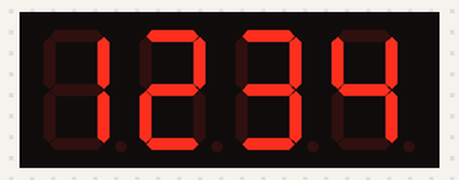
The sketch below on a simulated Arduino Uno, built with avr-gcc and run on an emulated ATmega328P. Parts: 4-digit seven-segment display.

Above: at 0.1 s.
At 1.1 s:
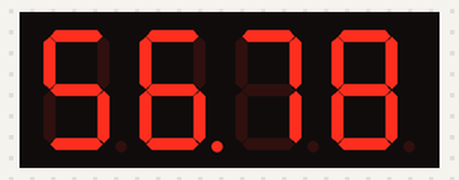
At 2.1 s:
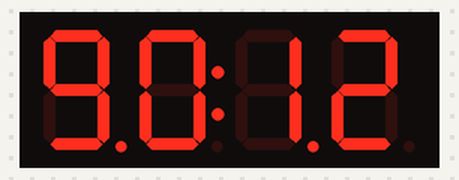
At 3.46 s:
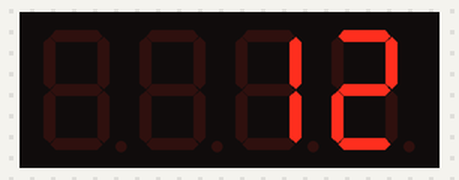
At 4.67 s:
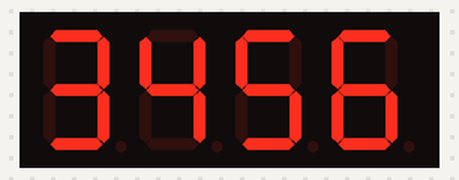
At 7.0 s:
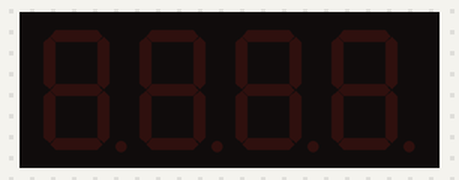

Measured:
- by itself, everything shown: repeats every 8.9 s, in 17 steps
- what the display in image 1 shows lasts 1.0 s, from 1.0 s to 2.0 s
- what the display in image 5 shows lasts 2.0 s, from 6.9 s to 8.9 s

The sketch:

L0174_Arduino.ino
```cpp
#include <Wire.h>
#include <Adafruit_GFX.h>
#include "Adafruit_LEDBackpack.h"

Adafruit_7segment matrix = Adafruit_7segment();

void setup() {
  matrix.begin(0x70);
}

void loop() {

  // แสดงแบบตัวเลขจำนวนเต็ม
  matrix.print(1234, DEC);
  matrix.writeDisplay();
  delay(1000);

  // แสดงแบบตัวเลขทศนิยม
  matrix.print(56.78);
  matrix.writeDisplay();
  delay(1000);

  // แสดงทีละหลัก แสดงจุดทศนิยม และ วาดจุด :
  matrix.writeDigitNum(0, 9, true); // true คือการเพิ่มจุดทศนิยมที่หลังตัวเลข
  matrix.writeDigitNum(1, 0, false); // false คือไม่ต้องใส่จุดทศนิยมที่หลังตัวเลข
  matrix.drawColon(true); // สำหรับเพิ่มจุดโคลอน ถ้าไม่ต้องการสามารถลบออกได้
  matrix.writeDigitNum(3, 1, true);
  matrix.writeDigitNum(4, 2, false);
  matrix.writeDisplay();
  delay(1000);
  matrix.clear();

  // แสดงตัวเลขเลื่อน
  matrix.writeDigitNum(4, 1, false);
  matrix.writeDisplay();
  delay(300);

  matrix.writeDigitNum(3, 1, false);
  matrix.writeDigitNum(4, 2, false);
  matrix.writeDisplay();
  delay(300);

  matrix.writeDigitNum(1, 1, false);
  matrix.writeDigitNum(3, 2, false);
  matrix.writeDigitNum(4, 3, false);
  matrix.writeDisplay();
  delay(300);

  matrix.writeDigitNum(0, 1, false);
  matrix.writeDigitNum(1, 2, false);
  matrix.writeDigitNum(3, 3, false);
  matrix.writeDigitNum(4, 4, false);
  matrix.writeDisplay();
  delay(300);

  matrix.writeDigitNum(0, 2, false);
  matrix.writeDigitNum(1, 3, false);
  matrix.writeDigitNum(3, 4, false);
  matrix.writeDigitNum(4, 5, false);
  matrix.writeDisplay();
  delay(300);

  matrix.writeDigitNum(0, 3, false);
  matrix.writeDigitNum(1, 4, false);
  matrix.writeDigitNum(3, 5, false);
  matrix.writeDigitNum(4, 6, false);
  matrix.writeDisplay();
  delay(300);

  matrix.writeDigitNum(0, 4, false);
  matrix.writeDigitNum(1, 5, false);
  matrix.writeDigitNum(3, 6, false);
  matrix.writeDigitNum(4, 7, false);
  matrix.writeDisplay();
  delay(300);

  matrix.writeDigitNum(0, 5, false);
  matrix.writeDigitNum(1, 6, false);
  matrix.writeDigitNum(3, 7, false);
  matrix.writeDigitNum(4, 8, false);
  matrix.writeDisplay();
  delay(300);

  matrix.writeDigitNum(0, 6, false);
  matrix.writeDigitNum(1, 7, false);
  matrix.writeDigitNum(3, 8, false);
  matrix.writeDigitNum(4, 9, false);
  matrix.writeDisplay();
  delay(300);

  matrix.writeDigitNum(0, 7, false);
  matrix.writeDigitNum(1, 8, false);
  matrix.writeDigitNum(3, 9, false);
  matrix.writeDigitNum(4, 0, false);
  matrix.writeDisplay();
  delay(300);
  matrix.clear();

  matrix.writeDigitNum(0, 8, false);
  matrix.writeDigitNum(1, 9, false);
  matrix.writeDigitNum(3, 0, false);
  matrix.writeDisplay();
  delay(300);
  matrix.clear();

  matrix.writeDigitNum(0, 9, false);
  matrix.writeDigitNum(1, 0, false);
  matrix.writeDisplay();
  delay(300);
  matrix.clear();

  matrix.writeDigitNum(0, 0, false);
  matrix.writeDisplay();
  delay(300);
  matrix.clear();

  matrix.writeDisplay();
  delay(2000);
}
```
